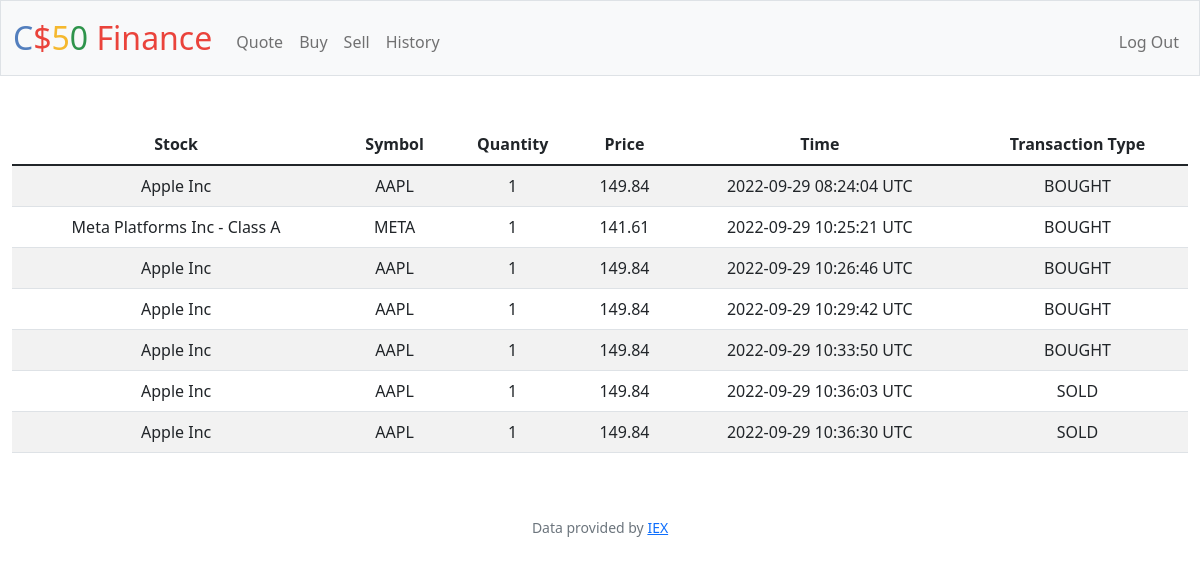
Screenshot of /history (signed in) with the database file from the repository.
### tables this page shows
CREATE TABLE stocks_history (id INTEGER PRIMARY KEY AUTOINCREMENT NOT NULL, stock_name TEXT NOT NULL, stock_count INTEGER NOT NULL, time TEXT NOT NULL, user_id INT, stock_symbol TEXT NOT NULL, price INTEGER NOT NULL, transaction_type TEXT NOT NULL, FOREIGN KEY(user_id) REFERENCES users(id));

### app.py (the view)
@app.route("/history")
@login_required
def history():
    stock_history = db.execute("SELECT stock_name, stock_count, time, stock_symbol, price, transaction_type FROM stocks_history WHERE user_id = ?", session["user_id"])
    return render_template("history.html",stock_history = stock_history)

### app.py (called while the page is built)
@app.after_request
def after_request(response):
    response.headers["Cache-Control"] = "no-cache, no-store, must-revalidate"
    response.headers["Expires"] = 0
    response.headers["Pragma"] = "no-cache"
    return response

### helpers.py (called while the page is built)
def login_required(f):
    @wraps(f)
    def decorated_function(*args, **kwargs):
        if session.get("user_id") is None:
            return redirect("/login")
        return f(*args, **kwargs)
    return decorated_function

### templates/history.html (shortened to what this page needs)
{% extends "layout.html" %}
{% block main %}
        <div class="mb-3">
            <table class="table table-striped table-hover">
                <thead>
                    <tr>
                        <th>Stock</th>
                        <th>Symbol</th>
                        <th>Quantity</th>
                        <th>Price</th>
                        <th>Time</th>
                        <th>Transaction Type</th>
                    </tr>
                </thead>
                {% for stock in stock_history %}
                <tr>
                    <td>{{stock.stock_name}}</td>
                    <td>{{stock.stock_symbol}}</td>
                    <td>{{stock.stock_count}}</td>
                    <td>{{stock.price}}</td>
                    <td>{{stock.time}} UTC</td>
                    <td>{{stock.transaction_type}}</td>
                </tr>
                {% endfor %}
            </table>
        </div>
{% endblock %}

### templates/layout.html (shortened to what this page needs)
<!DOCTYPE html>
<html lang="en">
    <head>
        <link href="https://cdn.jsdelivr.net/npm/bootstrap@5.1.3/dist/css/bootstrap.min.css" rel="stylesheet">
        <link href="/static/styles.css" rel="stylesheet">
    </head>
    <body>
        <nav class="bg-light border navbar navbar-expand-md navbar-light">
            <div class="container-fluid">
                <a class="navbar-brand" href="/"><span class="blue">C</span><span class="red">$</span><span class="yellow">5</span><span class="green">0</span> <span class="red">Finance</span></a>
                <div class="collapse navbar-collapse" id="navbar">
                    {% if session["user_id"] %}
                        <ul class="navbar-nav me-auto mt-2">
                            <li class="nav-item"><a class="nav-link" href="/quote">Quote</a></li>
                            <li class="nav-item"><a class="nav-link" href="/buy">Buy</a></li>
                            <li class="nav-item"><a class="nav-link" href="/sell">Sell</a></li>
                            <li class="nav-item"><a class="nav-link" href="/history">History</a></li>
                        </ul>
                        <ul class="navbar-nav ms-auto mt-2">
                            <li class="nav-item"><a class="nav-link" href="/logout">Log Out</a></li>
                        </ul>
                    {% else %}
                        <ul class="navbar-nav ms-auto mt-2">
                            <li class="nav-item"><a class="nav-link" href="/register">Register</a></li>
                            <li class="nav-item"><a class="nav-link" href="/login">Log In</a></li>
                        </ul>
                    {% endif %}
                </div>
            </div>
        </nav>
        <main class="container-fluid py-5 text-center">
            {% block main %}{% endblock %}
        </main>
        <footer class="mb-5 small text-center text-muted">
            Data provided by <a href="https://iexcloud.io/">IEX</a>
        </footer>
    </body>
</html>

### static/styles.css (style rules this page uses)
nav .navbar-brand { font-size: xx-large; }
nav .navbar-brand .blue { color: #537fbe; }
nav .navbar-brand .red { color: #ea433b; }
nav .navbar-brand .yellow { color: #f5b82e; }
nav .navbar-brand .green { color: #2e944b; }

### rows the page displays
stocks_history: stock_name "Apple Inc", stock_symbol "AAPL", stock_count "1", price "149.84", time "2022-09-29 08:24:04", transaction_type "BOUGHT"
stocks_history: stock_name "Meta Platforms Inc - Class A", stock_symbol "META", stock_count "1", price "141.61", time "2022-09-29 10:25:21", transaction_type "BOUGHT"
stocks_history: stock_name "Apple Inc", stock_symbol "AAPL", stock_count "1", price "149.84", time "2022-09-29 10:26:46", transaction_type "BOUGHT"
stocks_history: stock_name "Apple Inc", stock_symbol "AAPL", stock_count "1", price "149.84", time "2022-09-29 10:29:42", transaction_type "BOUGHT"
stocks_history: stock_name "Apple Inc", stock_symbol "AAPL", stock_count "1", price "149.84", time "2022-09-29 10:33:50", transaction_type "BOUGHT"
stocks_history: stock_name "Apple Inc", stock_symbol "AAPL", stock_count "1", price "149.84", time "2022-09-29 10:36:03", transaction_type "SOLD"
stocks_history: stock_name "Apple Inc", stock_symbol "AAPL", stock_count "1", price "149.84", time "2022-09-29 10:36:30", transaction_type "SOLD"
